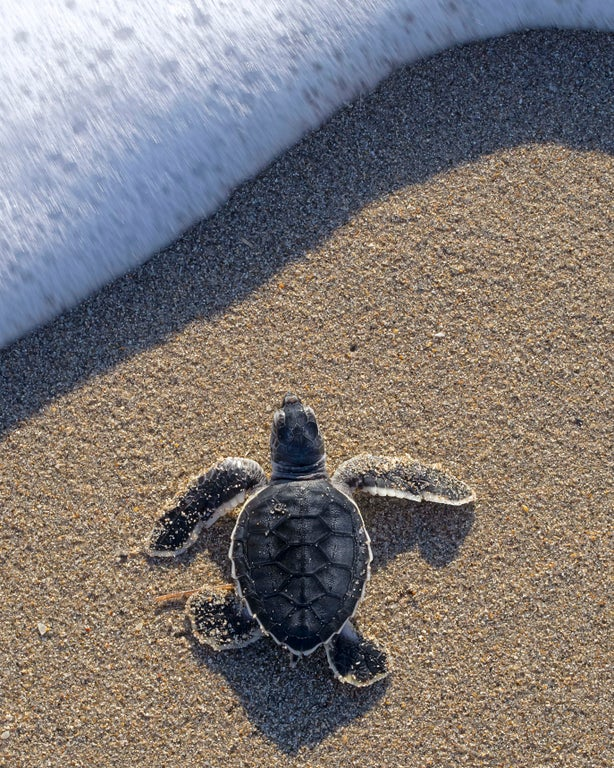
#> input picture api-endpoint/exposure_tests/ok.jpg, 614 x 768 px
$ python overexposed.py ok.jpg   (older library calls are emulated)
#> lines starting #> are read from the running program, lines starting #| are printed output that depends on the picture
#> further down, img is the input picture: shape (768, 614, 3); mean R, G, B 126.7, 120, 117.6
import numpy as np
from scipy.misc import imsave
from scipy.ndimage import imread
import sys

def get_histogram(img):
  '''
  calculate the normalized histogram of an image
  '''

  #print(img, "\n\n\n")
  height = img.shape[0]
#> height = 768
  width = img.shape[1]
#> width = 614

  hist = [0.0 for _ in range(256)]
  hist = np.array(hist)

  for i in range(height):
    for j in range(width):
      hist[img[i, j]]+=1
  return np.array(hist)/(height*width)

def get_cumulative_sums(hist):
  '''
  find the cumulative sum of a numpy array
  '''
  return [sum(hist[:i+1]) for i in range(len(hist))]

def normalize_histogram(img):
  # calculate the image histogram
  hist = get_histogram(img)
#> hist = 256 values, max 0.022 at index 126, min 0.0006 at index 1, mean 0.0117
  # get the cumulative distribution function
  cdf = np.array(get_cumulative_sums(hist))
#> cdf = 256 values from 0.00186 to 2.99
  # determine the normalization values for each unit of the cdf
  sk = np.uint8(255 * cdf)
#> sk = 256 values, max 255 at index 95, min 0 at index 0, mean 128.7
  # normalize the normalization values
  height = img.shape[0]
#> height = 768
  width = img.shape[1]
#> width = 614
  Y = np.zeros_like(img)
  for i in range(0, height):
    for j in range(0, width):
      Y[i, j] = sk[img[i, j]]
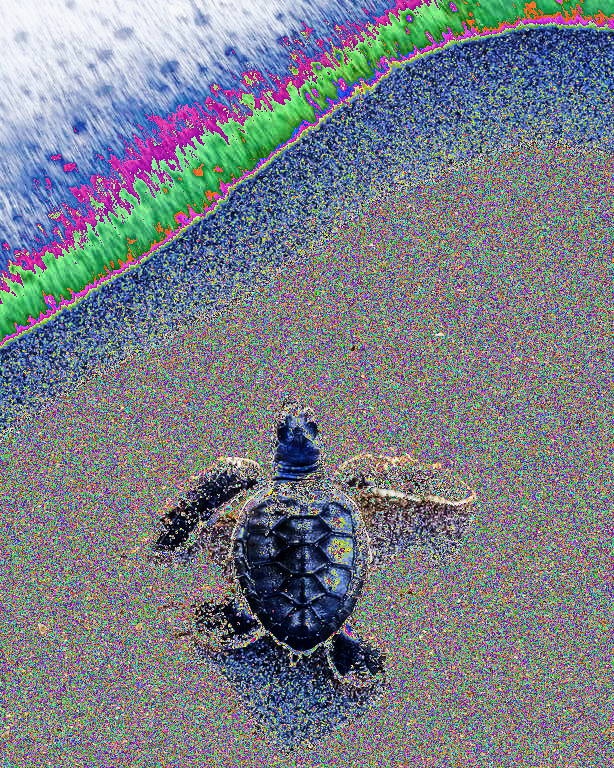
#> Y: shape (768, 614, 3); mean R, G, B 121.4, 126.9, 135.2
  # optionally, get the new histogram for comparison
  new_hist = get_histogram(Y)
#> new_hist = 256 values, max 0.0484 at index 71, min 0 at index 13, mean 0.0117
  # return the transformed image
  return Y

img = imread(sys.argv[1])
#print(get_histogram(img))
normalized = normalize_histogram(img)
imsave(sys.argv[1] + '-normalized.jpg', normalized)

$ run again, on api-endpoint/exposure_tests/over.jpg-normalized.jpg
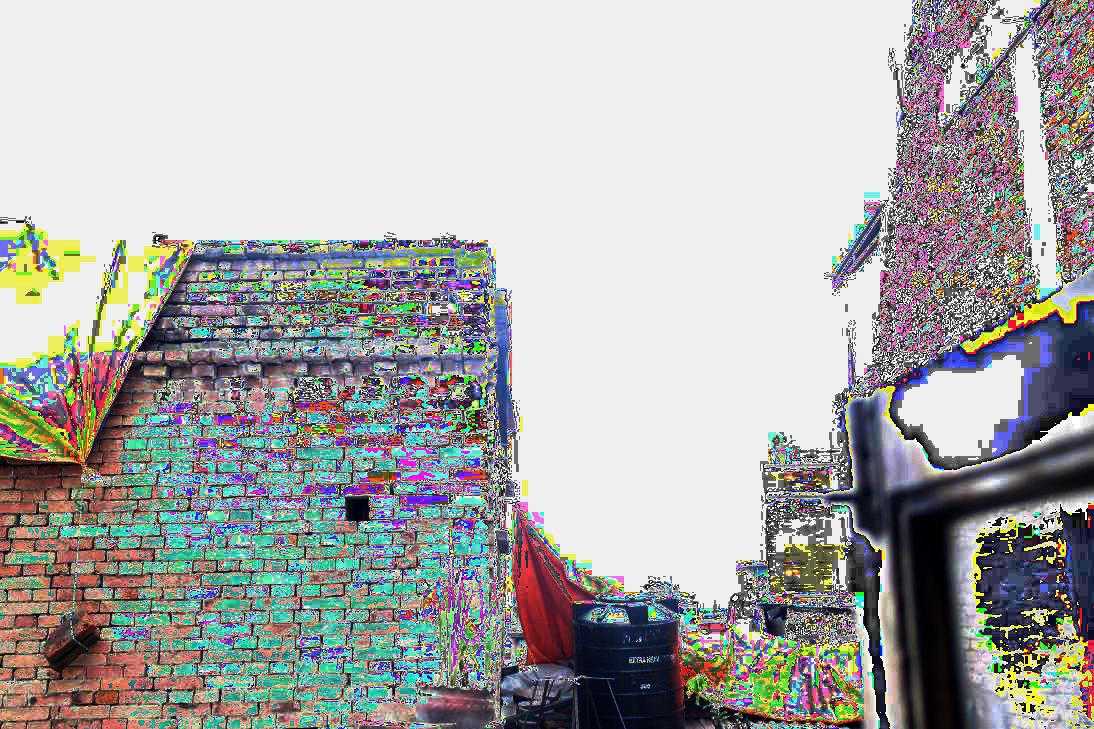
#> input picture api-endpoint/exposure_tests/over.jpg-normalized.jpg, 1094 x 729 px
#> img is the input picture: shape (729, 1094, 3); mean R, G, B 170.3, 170, 169
#> in normalize_histogram, `hist = get_histogram(img)`: hist = 256 values, max 0.421 at index 239, min 0.00212 at index 254, mean 0.00808
#> cdf = 256 values from 0.0141 to 2.07
#> sk = 256 values, max 255 at index 241, min 0 at index 140, mean 100.2
#> after the loop in normalize_histogram, `for i in range(0, height):`:
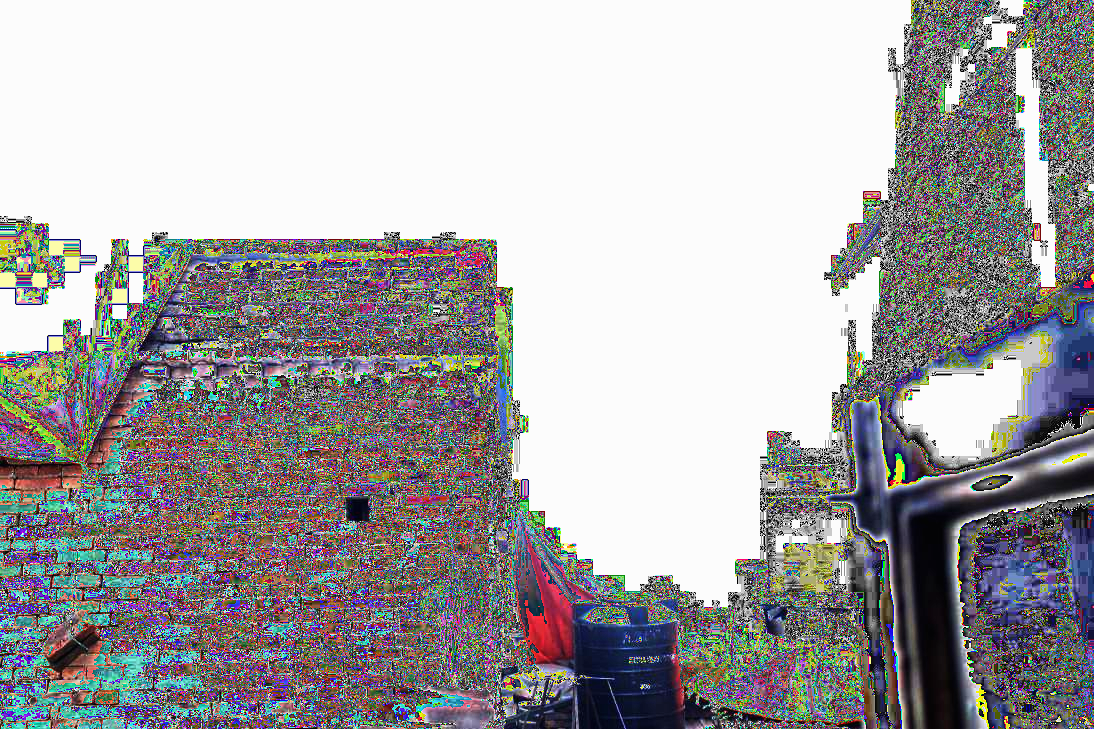
#> Y: shape (729, 1094, 3); mean R, G, B 166.9, 165.3, 166.6
#> new_hist = 256 values, max 0.421 at index 252, min 0 at index 22, mean 0.00808

$ run again, on api-endpoint/exposure_tests/over2.jpg
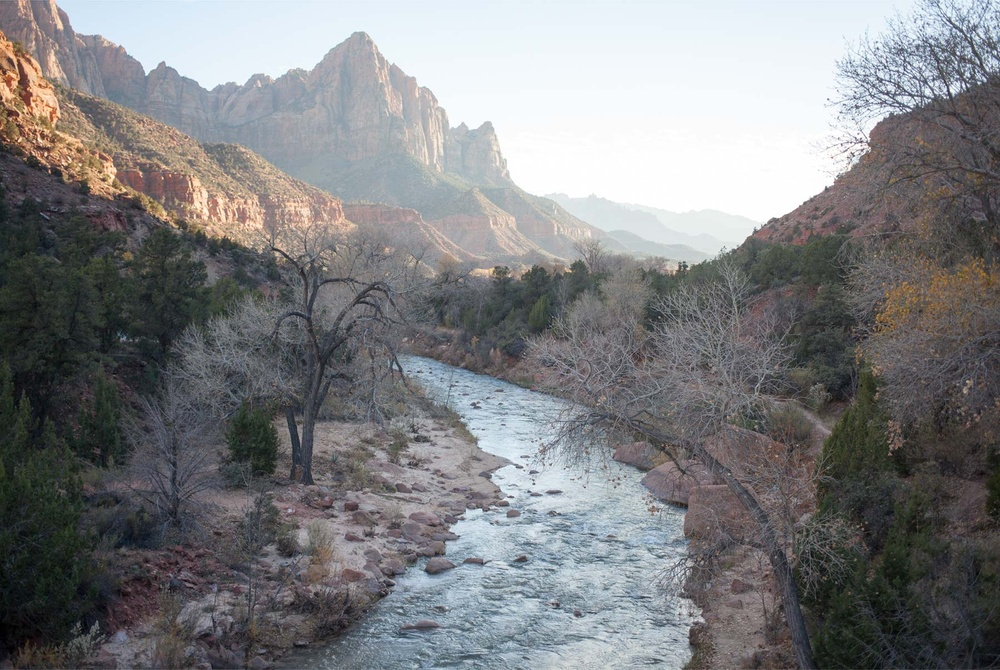
#> input picture api-endpoint/exposure_tests/over2.jpg, 1000 x 670 px, shrunk from 1800 x 1206 before the run
#> img is the input picture: shape (670, 1000, 3); mean R, G, B 126.2, 126.9, 128.7
#> in normalize_histogram, `hist = get_histogram(img)`: hist = 256 values, max 0.0407 at index 251, min 0.000116 at index 1, mean 0.0111
#> cdf = 256 values from 0.000119 to 2.84
#> sk = 256 values, max 255 at index 84, min 0 at index 0, mean 107.4
#> after the loop in normalize_histogram, `for i in range(0, height):`:
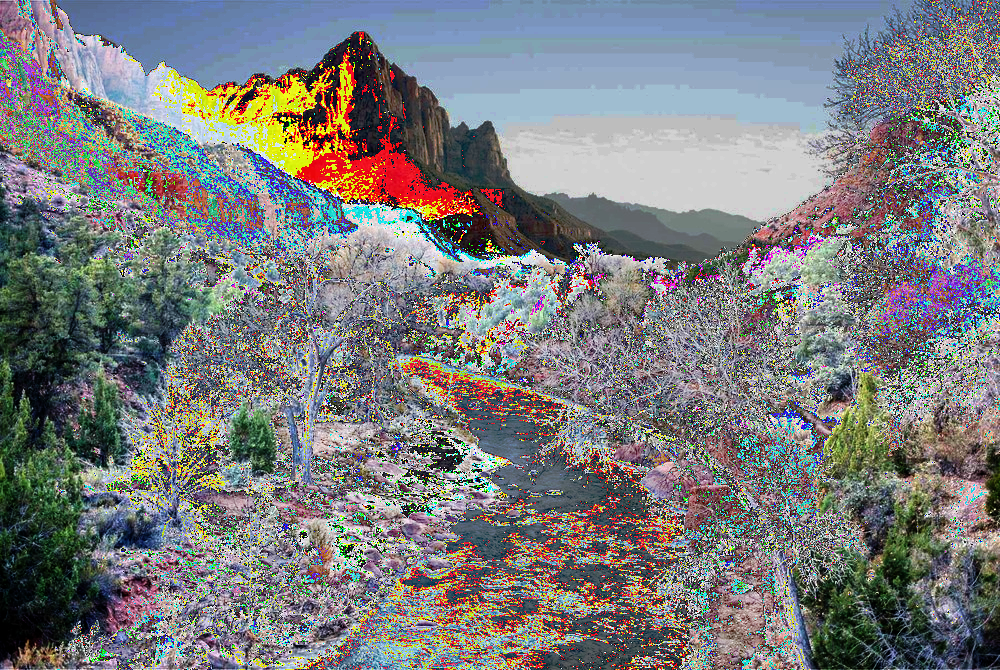
#> Y: shape (670, 1000, 3); mean R, G, B 122.2, 124.1, 124.5
#> new_hist = 256 values, max 0.0559 at index 208, min 0 at index 10, mean 0.0111
